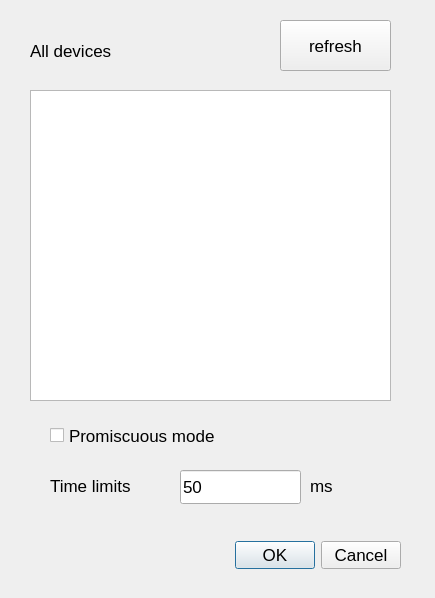
<?xml version="1.0" encoding="UTF-8"?>
<ui version="4.0">
 <class>Device</class>
 <widget class="QDialog" name="Device">
  <property name="geometry">
   <rect>
    <x>0</x>
    <y>0</y>
    <width>435</width>
    <height>598</height>
   </rect>
  </property>
  <property name="font">
   <font>
    <pointsize>13</pointsize>
   </font>
  </property>
  <property name="windowTitle">
   <string>Devices</string>
  </property>
  <widget class="QDialogButtonBox" name="button_ok">
   <property name="geometry">
    <rect>
     <x>50</x>
     <y>520</y>
     <width>351</width>
     <height>71</height>
    </rect>
   </property>
   <property name="orientation">
    <enum>Qt::Horizontal</enum>
   </property>
   <property name="standardButtons">
    <set>QDialogButtonBox::Cancel|QDialogButtonBox::Ok</set>
   </property>
  </widget>
  <widget class="QListWidget" name="listWidget">
   <property name="geometry">
    <rect>
     <x>30</x>
     <y>90</y>
     <width>361</width>
     <height>311</height>
    </rect>
   </property>
   <property name="contextMenuPolicy">
    <enum>Qt::CustomContextMenu</enum>
   </property>
   <property name="editTriggers">
    <set>QAbstractItemView::NoEditTriggers</set>
   </property>
   <property name="resizeMode">
    <enum>QListView::Fixed</enum>
   </property>
   <property name="wordWrap">
    <bool>true</bool>
   </property>
  </widget>
  <widget class="QPushButton" name="pushButton_refresh">
   <property name="geometry">
    <rect>
     <x>280</x>
     <y>20</y>
     <width>111</width>
     <height>51</height>
    </rect>
   </property>
   <property name="text">
    <string>refresh</string>
   </property>
  </widget>
  <widget class="QLabel" name="label">
   <property name="geometry">
    <rect>
     <x>30</x>
     <y>30</y>
     <width>131</width>
     <height>41</height>
    </rect>
   </property>
   <property name="text">
    <string>All devices</string>
   </property>
  </widget>
  <widget class="QCheckBox" name="checkBox">
   <property name="geometry">
    <rect>
     <x>50</x>
     <y>420</y>
     <width>231</width>
     <height>31</height>
    </rect>
   </property>
   <property name="text">
    <string>Promiscuous mode</string>
   </property>
  </widget>
  <widget class="QLineEdit" name="lineEdit">
   <property name="geometry">
    <rect>
     <x>180</x>
     <y>470</y>
     <width>121</width>
     <height>34</height>
    </rect>
   </property>
   <property name="inputMethodHints">
    <set>Qt::ImhDigitsOnly</set>
   </property>
   <property name="text">
    <string>50</string>
   </property>
   <property name="maxLength">
    <number>10</number>
   </property>
   <property name="placeholderText">
    <string>50000</string>
   </property>
  </widget>
  <widget class="QLabel" name="label_2">
   <property name="geometry">
    <rect>
     <x>50</x>
     <y>470</y>
     <width>121</width>
     <height>31</height>
    </rect>
   </property>
   <property name="text">
    <string>Time limits</string>
   </property>
  </widget>
  <widget class="QLabel" name="label_3">
   <property name="geometry">
    <rect>
     <x>310</x>
     <y>470</y>
     <width>81</width>
     <height>31</height>
    </rect>
   </property>
   <property name="text">
    <string>ms</string>
   </property>
  </widget>
 </widget>
 <resources/>
 <connections>
  <connection>
   <sender>button_ok</sender>
   <signal>rejected()</signal>
   <receiver>Device</receiver>
   <slot>reject()</slot>
   <hints>
    <hint type="sourcelabel">
     <x>316</x>
     <y>260</y>
    </hint>
    <hint type="destinationlabel">
     <x>286</x>
     <y>274</y>
    </hint>
   </hints>
  </connection>
 </connections>
</ui>
